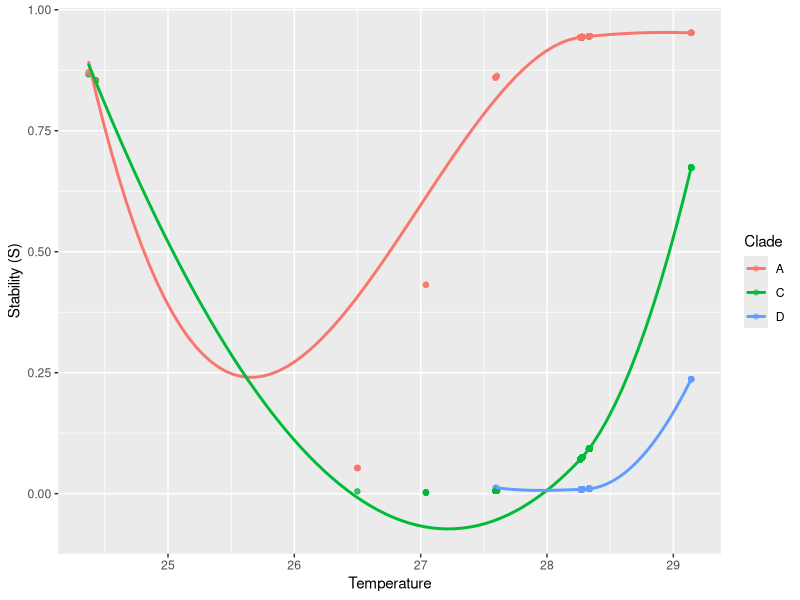

The R script that drew this image:
# import data

data <- read.csv("combined_samples.csv")
data$T <- data$avg_sst

blocks <- read.csv("summary_clade_probabilities.csv")
blocks$T <- (blocks$block_start + blocks$block_end) / 2 # midpoint?

# Reshape bayesian block data

library(tidyr)
library(dplyr)

data_long <- blocks %>%
  pivot_longer(cols = starts_with("mean_prob_"),
               names_to = "Clade",
               values_to = "prob") %>%
  mutate(Clade = gsub("mean_prob_", "", Clade))

# using bayesian block data isnt carried on from here on
# compelte sample data is used

###

# Metabolic Benefit (B)

B_func <- function(T, m, sigma, Topt) {
  m * exp(-sigma * (T - Topt)^2)
  }

# Probability of Expulsion (P_expel)

P_expel_func <- function(B, k, theta) {
    1 / (1 + exp(k * (B - theta)))
}
  
# Parameters
  
library(dplyr)

parameters <- data %>%
  distinct(Clade) %>%
  mutate(
    m = case_when(
      Clade == "A" ~ 0.7,
      Clade == "C" ~ 0.9,
      Clade == "D" ~ 0.8,
      TRUE ~ 0
    ),
    sigma = case_when( # where from
      Clade == "A" ~ 0.7,
      Clade == "C" ~ 0.3,
      Clade == "D" ~ 0.5,
      TRUE ~ 0
    ),
    Topt = case_when( # wh
      Clade == "A" ~ 26,
      Clade == "C" ~ 27,
      Clade == "D" ~ 28,
      TRUE ~ 0
    )
  )

data <- left_join(data, parameters, by = "Clade")

# global parameters
k <- -10
theta <- 0.3
  
# Add parameters to data
  
data$B <- B_func(data$T, data$m, data$sigma, data$Topt)
data$P_expel <- P_expel_func(data$B, k, theta)
data$S <- 1 - data$P_expel

### next lines were just chat gpts suggestions to understand the data better

# Visualise

library(ggplot2)

ggplot(data, aes(x = T, y = S, color = Clade)) +
  geom_point(alpha = 0.5) +
  geom_smooth(se = FALSE) +
  labs(y = "Stability (S)", x = "Temperature")

# Find tipping point

tipping_points <- data %>%
group_by(Clade) %>%
  summarise(
    tipping_T = T[which.min(abs(B - theta))]
  )

tipping_points
